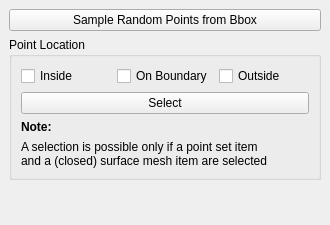
<?xml version="1.0" encoding="UTF-8"?>
<ui version="4.0">
 <class>Point_inside_polyhedron</class>
 <widget class="QDockWidget" name="Point_inside_polyhedron">
  <property name="geometry">
   <rect>
    <x>0</x>
    <y>0</y>
    <width>330</width>
    <height>225</height>
   </rect>
  </property>
  <property name="windowTitle">
   <string>Point Inside Facegraph</string>
  </property>
  <widget class="QWidget" name="dockWidgetContents">
   <layout class="QVBoxLayout" name="verticalLayout">
    <item>
     <widget class="QPushButton" name="Sample_random_points_from_bbox">
      <property name="text">
       <string>Sample Random Points from Bbox</string>
      </property>
     </widget>
    </item>
    <item>
     <widget class="QGroupBox" name="groupBox">
      <property name="title">
       <string>Point Location</string>
      </property>
      <layout class="QVBoxLayout" name="verticalLayout_2">
       <item>
        <layout class="QHBoxLayout" name="horizontalLayout">
         <item>
          <widget class="QCheckBox" name="Inside_check_box">
           <property name="text">
            <string>Inside</string>
           </property>
          </widget>
         </item>
         <item>
          <widget class="QCheckBox" name="On_boundary_check_box">
           <property name="text">
            <string>On Boundary</string>
           </property>
          </widget>
         </item>
         <item>
          <widget class="QCheckBox" name="Outside_check_box">
           <property name="text">
            <string>Outside</string>
           </property>
          </widget>
         </item>
        </layout>
       </item>
       <item>
        <widget class="QPushButton" name="Select_button">
         <property name="text">
          <string>Select</string>
         </property>
        </widget>
       </item>
       <item>
        <widget class="QLabel" name="label">
         <property name="font">
          <font>
           <weight>75</weight>
           <bold>true</bold>
          </font>
         </property>
         <property name="text">
          <string>Note:</string>
         </property>
        </widget>
       </item>
       <item>
        <layout class="QHBoxLayout" name="horizontalLayout_2">
         <item>
          <widget class="QLabel" name="label_2">
           <property name="text">
            <string>&lt;html&gt;&lt;head/&gt;&lt;body&gt;&lt;p&gt;A selection is possible only if a point set item&lt;br/&gt;and a (closed) surface mesh item are selected&lt;/p&gt;&lt;/body&gt;&lt;/html&gt;</string>
           </property>
          </widget>
         </item>
        </layout>
       </item>
      </layout>
     </widget>
    </item>
    <item>
     <spacer name="verticalSpacer">
      <property name="orientation">
       <enum>Qt::Vertical</enum>
      </property>
      <property name="sizeHint" stdset="0">
       <size>
        <width>0</width>
        <height>0</height>
       </size>
      </property>
     </spacer>
    </item>
   </layout>
  </widget>
 </widget>
 <resources/>
 <connections/>
</ui>
